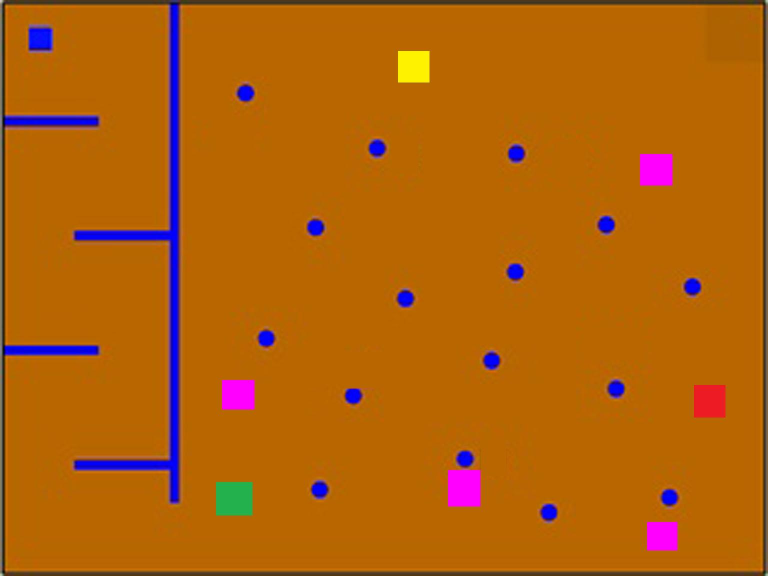
%> input picture matlab/shaastra/shaastra testing/useful work/finalBig2.jpg, 1536 x 1152 px (shown at 1/2 size)
$ octave linkAndBfsCall.m   (GNU Octave 9; MATLAB toolbox functions it lacks are replaced by stand-ins)
%> lines starting %> are read from the running program, lines starting %| are printed output that depends on the picture; in (x1, y1, x2, y2) boxes, pixels count from 0 and x2, y2 are one past the last pixel; in counts of white or black regions, pixels touching at a corner belong together; the program's own positions count from 1
### matlab/shaastra/Wednesday, September 16 2009/useful work/findcircles.m
function [ count_circles, centers,diameters] = findcircles(input,tolcirc)
count_circles=0;
diameters=0;
centers=[0, 0];
% SPECIFIC PURPOSE: To identify features in a binary image, to locate circles among the
%                   features, their centers and the distance between the first two.
%
% DESCRIPTION: Features are assumed to be made up of ones, against a background of zeros.

tolsize = 1;
% Tolerance for rejecting small features (diameters). Range [1,2,3...]
% To reject ever larger features, increase to higher integers.

if length(find(input~=0 & input~=1)) > 0, error('Input must be binary'), end
input = bwmorph(bwmorph(bwmorph(input,'spur'),'clean'),'fill');
[numbers,features] = bwlabel(input);
count_circles = 0; centers = [0 0]; separation12 = [];

for i = 1:features
    [I,J] = find(numbers == i);
    rows = min(I):max(I); columns = min(J):max(J);
    rows = min(rows):min([size(input,1) min(rows)+max([length(rows) length(columns)])-1]);
    columns = min(columns):min([size(input,2) min(columns)+max([length(rows) length(columns)])-1]);
    testitem = input(rows,columns);
    % testitem is a square containing the feature.
    diameter = max([length(rows) length(columns)]);
    circle = imcircle(diameter);
    circle = circle(1:length(rows),1:length(columns));
    % circle is compared to testitem.
    if (length(find(xor(testitem,circle))) < round(tolcirc*diameter^2)) & (diameter >= tolsize)...
            & length(rows)/length(columns) >= 0.5 & length(rows)/length(columns) <= 2,
        count_circles = count_circles + 1;
        center_rows = rows(1):rows(1)+diameter-1;
        center_columns = columns(1):columns(1)+diameter-1;
        centers(count_circles,:) = mean([center_rows;center_columns]')-0.5;
        diameters(count_circles,:)=diameter;
    end
end
if count_circles > 1, separation12 = norm(centers(2,:)-centers(1,:)); end

%%%%%%%%%%%%%%%%%%%%%%%%%%%%%%%%%%%%%%%%%%%%%%%%%%%%%%%%%%%%%%%%%%%
%%%%%%%%%%%%%%%%%%%%%%%%%%%%%%%%%%%%%%%%%%%%%%%%%%%%%%%%%%%%%%%%%%
function y = imcircle(n)

% y = imcircle(n);
%
% Draw a solid circle of ones with diameter n pixels
% in a square of zero-valued pixels.
%
% Example: y = imcircle(128);

if rem(n,1) > 0,
   disp(sprintf('n is not an integer and has been rounded to %1.0f',round(n)))
   n = round(n);
end

if n < 1     % invalid n
   error('n must be at least 1')

elseif n < 3 % trivial n
   y = ones(n);

elseif rem(n,2) == 0,  % even n

   DIAMETER = n;
   diameter = n-1;
   RADIUS = DIAMETER/2;
   radius = diameter/2;
   height_45 = round(radius/sqrt(2));
   width = zeros(1,RADIUS);
   semicircle = zeros(DIAMETER,RADIUS);

   for i  = 1 : height_45
       upward = i - 0.5;
       sine = upward/radius;
       cosine = sqrt(1-sine^2);
       width(i) = ceil(cosine * radius);
   end

   array = width(1:height_45)-height_45;

   for j = max(array):-1:min(array)
       width(height_45 + j) = max(find(array == j));
   end

   if min(width) == 0
      index = find(width == 0);
      width(index) = round(mean([width(index-1) width(index+1)]));
   end

   width = [fliplr(width) width];

   for k  = 1 : DIAMETER
       semicircle(k,1:width(k)) = ones(1,width(k));
   end

   y = [fliplr(semicircle) semicircle];

else   % odd n

   DIAMETER = n;
   diameter = n-1;
   RADIUS = DIAMETER/2;
   radius = diameter/2;
   semicircle = zeros(DIAMETER,radius);
   height_45 = round(radius/sqrt(2) - 0.5);
   width = zeros(1,radius);

   for i  = 1 : height_45
       upward = i;
       sine = upward/radius;
       cosine = sqrt(1-sine^2);
       width(i) = ceil(cosine * radius - 0.5);
   end

   array = width(1:height_45) - height_45;

   for j = max(array):-1:min(array)
       width(height_45 + j) = max(find(array == j));
   end

   if min(width) == 0
      index = find(width == 0);
      width(index) = round(mean([width(index-1) width(index+1)]));
   end

   width = [fliplr(width) max(width) width];

   for k  = 1 : DIAMETER
       semicircle(k,1:width(k)) = ones(1,width(k));
   end

   y = [fliplr(semicircle) ones(DIAMETER,1) semicircle];

end

### matlab/shaastra/shaastra testing/useful work/linkAndBfsCall.m
t=cputime;
global DIJdist
global parent
global DIJpath
global final
global noNodes
% global noRows
% global noColumns
global LINK
% global BFSpath
global ourRobotFrontCordi
global ourRobotBackCordi

final=imread('finalBig2.jpg');
%> final is the input picture: size 1152x1536x3 uint8; mean R, G, B 177.3, 97.8, 11.4
[sizex sizey]=size(final);
%> sizex = 1152; sizey = 4608
% final=imcrop(final,[75 1 sizey-75 sizex]);
% imshow(final)


%
%
%               IF UR GETTTING A GRAPH WID WIERD AND LONGER PATHS THEN MAKE
%               DA CONSTRAINTS MORE STRONG..... PARTICULARLY DA COLOR
%               DETECTING
%
%
%
%

global maxRed
global maxGreen
global maxBlue
global minBlue
global minRed
global minGreen

global blueOverRed
global blueOverGreen

global redOverBlue
global redOverGreen

global greenOverBlue
global greenOverRed
global smallCircleIsFront
global cropRect
% [5 lines of commented-out code are left out]

maxRed=40;
maxGreen=35;
maxBlue=85;
minBlue=150;
minRed=150;
minGreen=150;

blueOverRed=20;
blueOverGreen=20;

redOverBlue=20;
redOverGreen=20;

greenOverBlue=20;
greenOverRed=20;


smallCircleIsFront=1;
%%
% toCirc=zeros(sizex,sizey);

toCirc=(final(:,:,1)<=maxRed) & ((final(:,:,2)<=maxGreen)) & ((final(:,:,3)>=minBlue) ...
        & final(:,:,3)-final(:,:,1) >= blueOverRed & final(:,:,3)-final(:,:,2) >= blueOverGreen);
%> toCirc: size 1152x1536 logical; 2% white; 20 white regions, largest, box (x1, y1, x2, y2) and area: (151, 9, 356, 1002) 18824, (10, 693, 195, 709) 2753, (10, 235, 195, 249) 2327

% imtool(toCirc);

[cnt c d]=findcircles(toCirc,.3);           % increase 2nd argument to detect small circles...... change below also
%> in findcircles, `[numbers,features] = bwlabel(input);`:
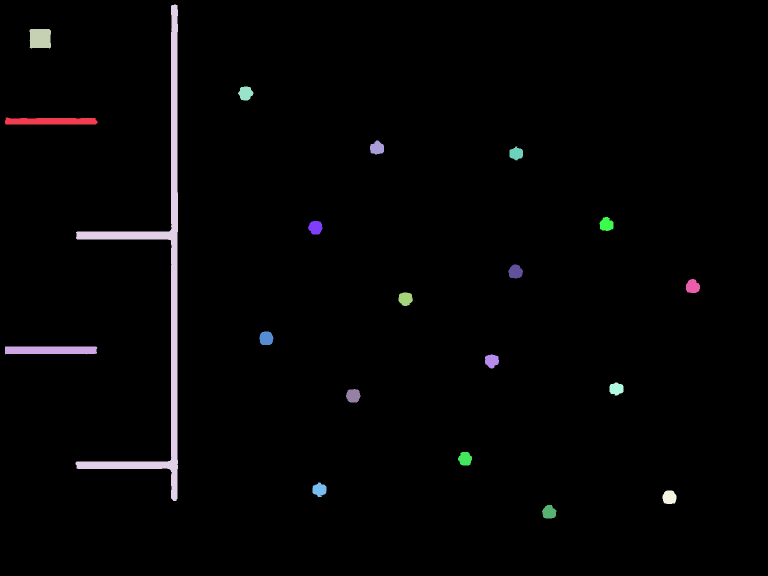
%> numbers: size 1152x1536 double (shown at 1/2 size); 21 distinct labels, from 0 to 20; one colour per label, 0 black
%> in findcircles, `[numbers,features] = bwlabel(input);`: features = 20
%> the loop in findcircles, `for i = 1:features` made 20 passes
%> (DIAMETER in imcircle, RADIUS in imcircle, radius in imcircle, height_45 in imcircle, array in imcircle, index in imcircle) on passes 3, 7, 8, 9, 11, 16: (43, 21.5, 21, 14, [7 7 7 7 6 6 6 5 5 4 4 3 2 2], 15), (29, 14.5, 14, 9, [5 5 5 4 4 4 3 2 2], 10), (29, 14.5, 14, 9, [5 5 5 4 4 4 3 2 2], 10), (29, 14.5, 14, 9, [5 5 5 4 4 4 3 2 2], 10), (29, 14.5, 14, 9, [5 5 5 4 4 4 3 2 2], 10), (29, 14.5, 14, 9, [5 5 5 4 4 4 3 2 2], 10)
%> (DIAMETER in imcircle, RADIUS in imcircle, radius in imcircle, height_45 in imcircle, array in imcircle) on passes 5, 6, 10, 12, 13, 14: (31, 15.5, 15, 10, [5 5 5 4 4 4 3 3 2 1]), (28, 14, 13.5, 10, [4 4 4 4 3 3 2 2 1 0]), (28, 14, 13.5, 10, [4 4 4 4 3 3 2 2 1 0]), (28, 14, 13.5, 10, [4 4 4 4 3 3 2 2 1 0]), (28, 14, 13.5, 10, [4 4 4 4 3 3 2 2 1 0]), (30, 15, 14.5, 10, [5 5 5 5 4 4 3 3 2 1])
%> pass 1, in findcircles, `testitem = input(rows,columns);`:
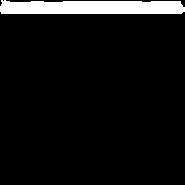
%> testitem: size 185x185 logical; 6.8% white; 1 white region, box (x1, y1, x2, y2) and area: (0, 0, 185, 14) 2327
%> pass 1, in imcircle, `y = [fliplr(semicircle) ones(DIAMETER,1) semicircle];`:
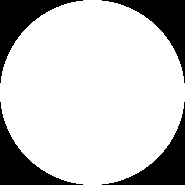
%> y: size 185x185 double; values 0 (black) and 1 (white), 78.5% white; 4 black regions, box (x1, y1, x2, y2) and area: (0, 0, 83, 83) 1843, (102, 0, 185, 83) 1843, (0, 102, 83, 185) 1843, (102, 102, 185, 185) 1843
%> after the loop in findcircles, `for i = 1:features`: center_columns = 28 values from 1373 to 1400; center_rows = 28 values from 559 to 586; centers = 17 rows, first 12: [79.5 80.5; 188.5 491.5; 677 533; 456.5 630.5; 979.5 639.5; 792.5 706.5; 295 754; 599.5 811.5; 918 930; 723 984; 544 1031; 307 1033]; diameters = 17 values, max 43 at index 1, min 28 at index 3, mean 29.47
%> in findcircles, `separation12 = norm(centers(2,:)-centers(1,:))`: separation12 = 425.2
%> cnt = 17; c has the same summary as centers in findcircles; d has the same summary as diameters in findcircles
[sizex sizey]=size(toCirc);
%> sizey = 1536
% [8 lines of commented-out code are left out]

orgX=((7/32)*sizey)+sizex/20;
%> orgX = 393.6
orgY=1+sizex/20;
%> orgY = 58.6
toCirc=imcrop(toCirc , [orgX orgY sizey-(min(c(:,1))-sizex/15) sizex] );   %  given laser is of size 70x240
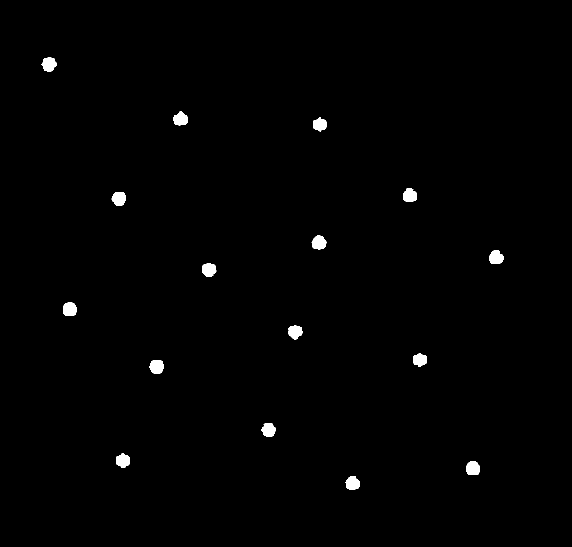
%> toCirc: size 1094x1143 logical (shown at 1/2 size); 0.78% white; 16 white regions, largest, box (x1, y1, x2, y2) and area: (126, 605, 154, 632) 636, (299, 720, 328, 747) 635, (932, 923, 960, 950) 633

% figure, imshow(toCirc);

[sizex sizey]=size(toCirc);
%> sizex = 1094; sizey = 1143

% toCirc=zeros(sizex,sizey);

% toCirc=(final(:,:,1)<=maxRed) & ((final(:,:,2)<=maxGreen)) & ((final(:,:,3)>=minBlue));

% imtool(toCirc);

[cnt centres dia]=findcircles(toCirc,.3);            % increase 2nd argument to detect small circles...... change below also
%> in findcircles (call 2), `[numbers,features] = bwlabel(input);`: numbers: size 1094x1143 double; 17 distinct labels, from 0 to 16
%> the loop in findcircles (call 2), `for i = 1:features` made 16 passes
%> (DIAMETER in imcircle, RADIUS in imcircle, radius in imcircle, height_45 in imcircle, array in imcircle) on passes 1 to 12: (31, 15.5, 15, 10, [5 5 5 4 4 4 3 3 2 1]), (28, 14, 13.5, 10, [4 4 4 4 3 3 2 2 1 0]), (29, 14.5, 14, 9, [5 5 5 4 4 4 3 2 2]), (29, 14.5, 14, 9, [5 5 5 4 4 4 3 2 2]), (29, 14.5, 14, 9, [5 5 5 4 4 4 3 2 2]), (28, 14, 13.5, 10, [4 4 4 4 3 3 2 2 1 0]), (29, 14.5, 14, 9, [5 5 5 4 4 4 3 2 2]), (28, 14, 13.5, 10, [4 4 4 4 3 3 2 2 1 0]), (28, 14, 13.5, 10, [4 4 4 4 3 3 2 2 1 0]), (30, 15, 14.5, 10, [5 5 5 5 4 4 3 3 2 1]), (28, 14, 13.5, 10, [4 4 4 4 3 3 2 2 1 0]), (29, 14.5, 14, 9, [5 5 5 4 4 4 3 2 2])
%> after the loop in findcircles (call 2), `for i = 1:features`: center_columns = 28 values from 980 to 1007; center_rows = 28 values from 501 to 528; centers = 16 rows, first 12: [130.5 98.5; 619 140; 398.5 237.5; 921.5 246.5; 734.5 313.5; 237 361; 541.5 418.5; 860 537; 665 591; 486 638; 249 640; 966.5 705.5]; diameters = [31; 28; 29; 29; 29; 28; 29; 28; 28; 30; 28; 29; 28; 28; 28; 28]
%> cnt = 16; centres has the same summary as centers in findcircles; dia has the same summary as diameters in findcircles
% figure,imshow(toCirc);
% hold on;
%
%
% plot(centres(:,2) , centres(:,1), '*');
p=[];
for i=1:size(centres,1)%-1

	for j=1:size(centres,1)%-1

		plot(centres(i,2),centres(j,1) ,'*');

		p=[p;centres(i,1) centres(j,2)];

% 		plot(j * sizey /size(centres,1),i * sizex /size(centres,1),'*');
%
% 		p=[p;j * sizey /size(centres,1),i * sizex /size(centres,1)];


	end


end
%> after the loop, p = 256 rows, first 12: [130.5 98.5; 130.5 140; 130.5 237.5; 130.5 246.5; 130.5 313.5; 130.5 361; 130.5 418.5; 130.5 537; 130.5 591; 130.5 638; 130.5 640; 130.5 705.5]

cn=0;
minPtCentreDist=size(toCirc,1)/20;                  % careful.... set a value dat avoids hardcoding ... lik sizex/10 or so
%> minPtCentreDist = 54.7
minPtDist=size(toCirc,1)/20;
%> minPtDist = 54.7
maxEdgeVal=size(toCirc,1)/8;
%> maxEdgeVal = 136.8


addHeight=size(toCirc,1)/20;
%> addHeight = 54.7
addWidth=size(toCirc,2)/20;
%> addWidth = 57.15

for i=1:size(toCirc,1)/10:size(toCirc,1)        % add some points at borders
    p=[p;addHeight i];
    p=[p;size(toCirc,1)-addHeight i];

end
%> after the loop, p = 276 rows, first 12: [130.5 98.5; 130.5 140; 130.5 237.5; 130.5 246.5; 130.5 313.5; 130.5 361; 130.5 418.5; 130.5 537; 130.5 591; 130.5 638; 130.5 640; 130.5 705.5]
for i=1:size(toCirc,2)/10:size(toCirc,2)        % add some points at borders
    p=[p;i addWidth];
    p=[p;i size(toCirc,2)-addWidth];

end
%> after the loop, p = 296 rows, first 12: [130.5 98.5; 130.5 140; 130.5 237.5; 130.5 246.5; 130.5 313.5; 130.5 361; 130.5 418.5; 130.5 537; 130.5 591; 130.5 638; 130.5 640; 130.5 705.5]


ptsIndToRemove=find(p(:,1)==1 | p(:,2)==1);
%> ptsIndToRemove = [257; 258; 277; 278]
p(ptsIndToRemove(:),:)=[];
% [10 lines of commented-out code are left out]


for i=1:size(centres,1)
   ptsIndToRemove=find(sqrt(sum((repmat(centres(i,:),size(p,1),1)-p).^2,2))<=minPtCentreDist);
   p(ptsIndToRemove(:),:)=[];
end
%> this loop made 16 passes
%> ptsIndToRemove on passes 1 to 12: [1; 2; 275], [15; 16; 128], [31; 32; 190; 191], [45; 46; 172; 173; 218; 219], [61; 62; 200; 201], [75; 76; 154; 155], [91; 224], [107; 108], [21; 120; 121; 122; 123], [132; 133; 134; 218; 219], [76; 77; 78; 143; 144; 145], [51; 154; 196]
%> after the loop, p = 227 rows, first 12: [130.5 237.5; 130.5 246.5; 130.5 313.5; 130.5 361; 130.5 418.5; 130.5 537; 130.5 591; 130.5 638; 130.5 640; 130.5 705.5; 130.5 820; 130.5 840]


% [40 lines of commented-out code are left out]

%% adding target points....


targetsToMove=[];
targetsToMove=[size(toCirc,2)-(12.5/240)*size(toCirc,1)+orgX (12.5/240)*size(toCirc,1)+orgY;targetsToMove];            %instead of nos give bot init cordi
%> targetsToMove = [1479.6 115.6]
p=[p;(12.5/240)*size(toCirc,1) size(toCirc,2)-(12.5/240)*size(toCirc,1)];
%> p = 228 rows, first 12: [130.5 237.5; 130.5 246.5; 130.5 313.5; 130.5 361; 130.5 418.5; 130.5 537; 130.5 591; 130.5 638; 130.5 640; 130.5 705.5; 130.5 820; 130.5 840]
% first sort via area and den append into targets to move
% for red target
redTarget=(final(:,:,1) > minRed & final(:,:,3) <= maxBlue & final(:,:,2) <= maxGreen ...
            & final(:,:,1)-final(:,:,2)>= redOverGreen & final(:,:,1)-final(:,:,3)>=redOverBlue);
%> redTarget: size 1152x1536 logical; 0.22% white; 1 white region, box (x1, y1, x2, y2) and area: (1388, 771, 1450, 834) 3820
redTarget=bwlabel(redTarget);
%> redTarget: size 1152x1536 double; values 0 (black) and 1 (white), 0.22% white; 1 white region

redCordi=regionprops(redTarget);
%> redCordi = 1 region; box (x1, y1, x2, y2), Area and Centroid: (1388, 771, 1450, 834) 3820 [1419.1 803]
[maxArea ind]=max([redCordi(:).Area]);
%> maxArea = 3820; ind = 1

targetsToMove=[targetsToMove; redCordi(ind).Centroid];
%> targetsToMove = [1479.6 115.6; 1419.1 803]

% for green target
greenTarget=(final(:,:,1) <= maxRed & final(:,:,3) <= maxBlue & final(:,:,2) >= minGreen ...
                & final(:,:,2)-final(:,:,1)>= greenOverRed & final(:,:,2)-final(:,:,3)>=greenOverBlue);
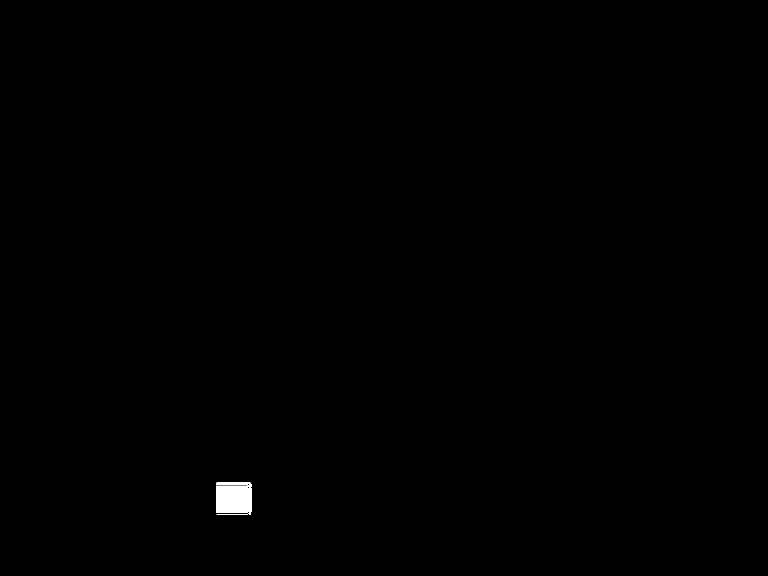
%> greenTarget: size 1152x1536 logical (shown at 1/2 size); 0.24% white; 2 white regions
greenTarget=bwlabel(greenTarget);
%> greenTarget: size 1152x1536 double; 3 distinct labels, from 0 to 2

greenCordi=regionprops(greenTarget);
%> greenCordi = 2 regions; box (x1, y1, x2, y2), Area and Centroid: (433, 965, 503, 1029) 4170 [468.5 996.7], (433, 1028, 496, 1029) 63 [465 1029]
[maxArea ind]=max([greenCordi(:).Area]);
%> maxArea = 4170

targetsToMove=[targetsToMove; greenCordi(ind).Centroid];
%> targetsToMove = [1479.6 115.6; 1419.1 803; 468.5 996.7]

% for yellow target
yellowTarget=(final(:,:,1) > minRed & final(:,:,3) <= maxBlue & final(:,:,2) >= minGreen ...
                & final(:,:,1)-final(:,:,3)>= redOverBlue & final(:,:,2)-final(:,:,3)>=greenOverBlue);
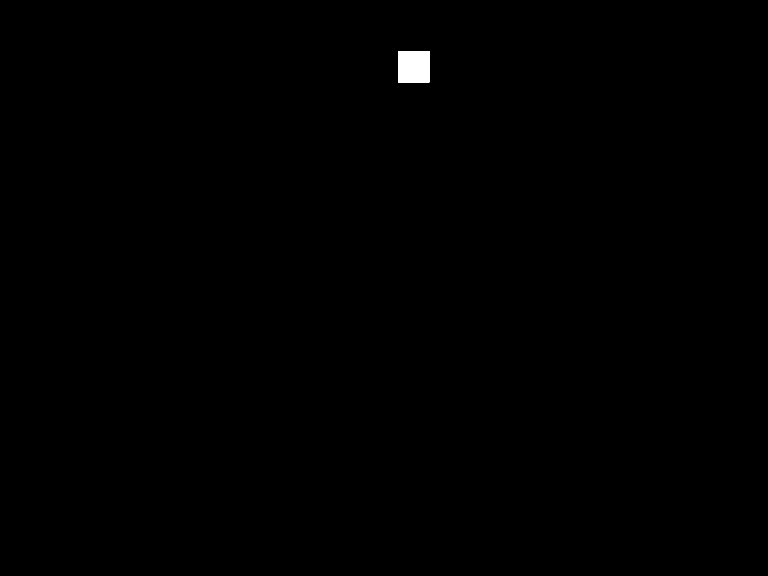
%> yellowTarget: size 1152x1536 logical (shown at 1/2 size); 0.22% white; 1 white region, box (x1, y1, x2, y2) and area: (796, 102, 859, 165) 3969
yellowTarget=bwlabel(yellowTarget);
%> yellowTarget: size 1152x1536 double; values 0 (black) and 1 (white), 0.22% white; 1 white region
yellowCordi=regionprops(yellowTarget);
%> yellowCordi = 1 region; box (x1, y1, x2, y2), Area and Centroid: (796, 102, 859, 165) 3969 [828 134]
[maxArea ind]=max([yellowCordi(:).Area]);
%> maxArea = 3969

targetsToMove=[targetsToMove; yellowCordi(ind).Centroid];
%> targetsToMove = [1479.6 115.6; 1419.1 803; 468.5 996.7; 828 134]

% for pink target
pinkTarget=(final(:,:,1) >= minRed & final(:,:,3) >= minBlue & final(:,:,2) <= maxGreen ...
                & final(:,:,1)-final(:,:,2)>= redOverGreen & final(:,:,3)-final(:,:,2)>=blueOverGreen);
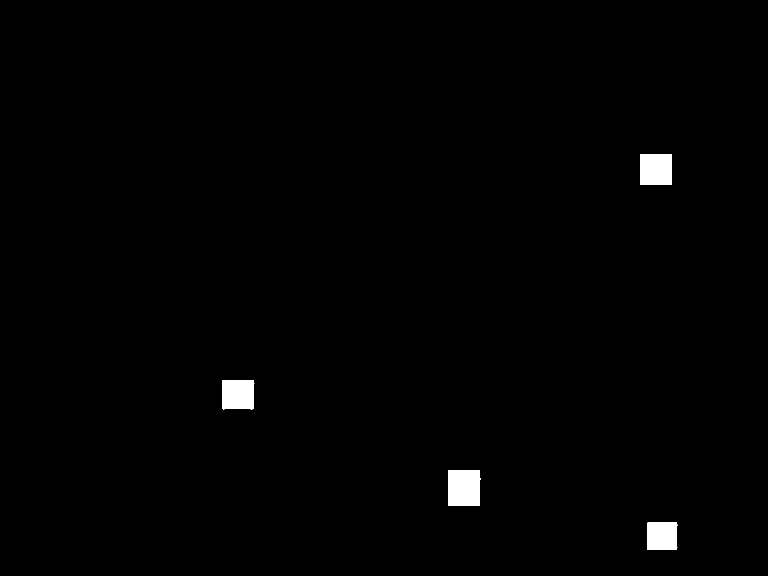
%> pinkTarget: size 1152x1536 logical (shown at 1/2 size); 0.88% white; 4 white regions, box (x1, y1, x2, y2) and area: (896, 940, 961, 1012) 4611, (1280, 308, 1344, 370) 3967, (444, 760, 509, 819) 3716, (1294, 1044, 1355, 1100) 3359

se = strel('disk',5);                           % check dis if u loose white circles in pink
pinkTarget=imopen(pinkTarget,se);
%> pinkTarget: size 1152x1536 logical; 0.88% white; 4 white regions

pinkTarget=bwlabel(pinkTarget);
%> pinkTarget: size 1152x1536 double; 5 distinct labels, from 0 to 4

pinkCordi=regionprops(pinkTarget);
%> pinkCordi = 4 regions; box (x1, y1, x2, y2), Area and Centroid: (896, 940, 960, 1012) 4596 [928.5 976.5], (1280, 308, 1344, 370) 3956 [1312.5 339.5], (444, 760, 508, 818) 3700 [476.5 789.5], (1294, 1044, 1354, 1100) 3348 [1324.5 1072.5]
cnt=1;
for i=1:size(pinkCordi,1)
    if(pinkCordi(i).Area >= yellowCordi(ind).Area/2 )
        pinks(cnt,:)=pinkCordi(i).Centroid;
        cnt=cnt+1;
    end
end
%> this loop made 4 passes
%> after the loop, pinks = [476.5 789.5; 928.5 976.5; 1312.5 339.5; 1324.5 1072.5]
p=[p;targetsToMove(:,2)-orgY targetsToMove(:,1)-orgX];
%> p = 232 rows, first 12: [130.5 237.5; 130.5 246.5; 130.5 313.5; 130.5 361; 130.5 418.5; 130.5 537; 130.5 591; 130.5 638; 130.5 640; 130.5 705.5; 130.5 820; 130.5 840]
while(size(pinks,1)~=1)
    lastP=p(end,:);
    [q,w]=min(sum((repmat(lastP,size(pinks,1),1)-pinks).^2,2));

    targetsToMove=[targetsToMove; pinks(w,:)];
    p=[p;targetsToMove(end,2)-orgY targetsToMove(end,1)-orgX];
    pinks(w,:)=[];
end
%> this loop made 3 passes
%> (lastP, q, w) on passes 1 to 3: ([75.4 434.4], 286977.2, 1), ([730.9 82.9], 404102.1, 2), ([280.9 918.9], 422703.5, 1)
%> after the loop, p = 235 rows, first 12: [130.5 237.5; 130.5 246.5; 130.5 313.5; 130.5 361; 130.5 418.5; 130.5 537; 130.5 591; 130.5 638; 130.5 640; 130.5 705.5; 130.5 820; 130.5 840]; pinks = [1324.5 1072.5]; targetsToMove = [1479.6 115.6; 1419.1 803; 468.5 996.7; 828 134; 476.5 789.5; 1312.5 339.5; 928.5 976.5]

targetsToMove=[targetsToMove;pinks];
%> targetsToMove = [1479.6 115.6; 1419.1 803; 468.5 996.7; 828 134; 476.5 789.5; 1312.5 339.5; 928.5 976.5; 1324.5 1072.5]
p=[p;targetsToMove(end,2)-orgY targetsToMove(end,1)-orgX];
%> p = 236 rows, first 12: [130.5 237.5; 130.5 246.5; 130.5 313.5; 130.5 361; 130.5 418.5; 130.5 537; 130.5 591; 130.5 638; 130.5 640; 130.5 705.5; 130.5 820; 130.5 840]
pinks=[];


% figure,imshow(final);

% hold on;
%
% plot(targetsToMove(:,1) , targetsToMove(:,2) , '*red')
finalPoints=p;
%> finalPoints has the same summary as p
% p=[p;targetsToMove(:,2)-orgY targetsToMove(:,1)-orgX];


%% main linking for BFS

minCircLineDist=2*max(dia);               % centre to line perpendicular min dist ... reduce value for a better links
%> minCircLineDist = 62

bbOffsetX=size(toCirc,2)/10;
%> bbOffsetX = 114.3
bbOffsetY=size(toCirc,1)/10;
bb=[];
LINK=zeros(size(p,1));
%> LINK: size 236x236 double; every value is 0
linkFlag=1;
%> (the run ends here)
